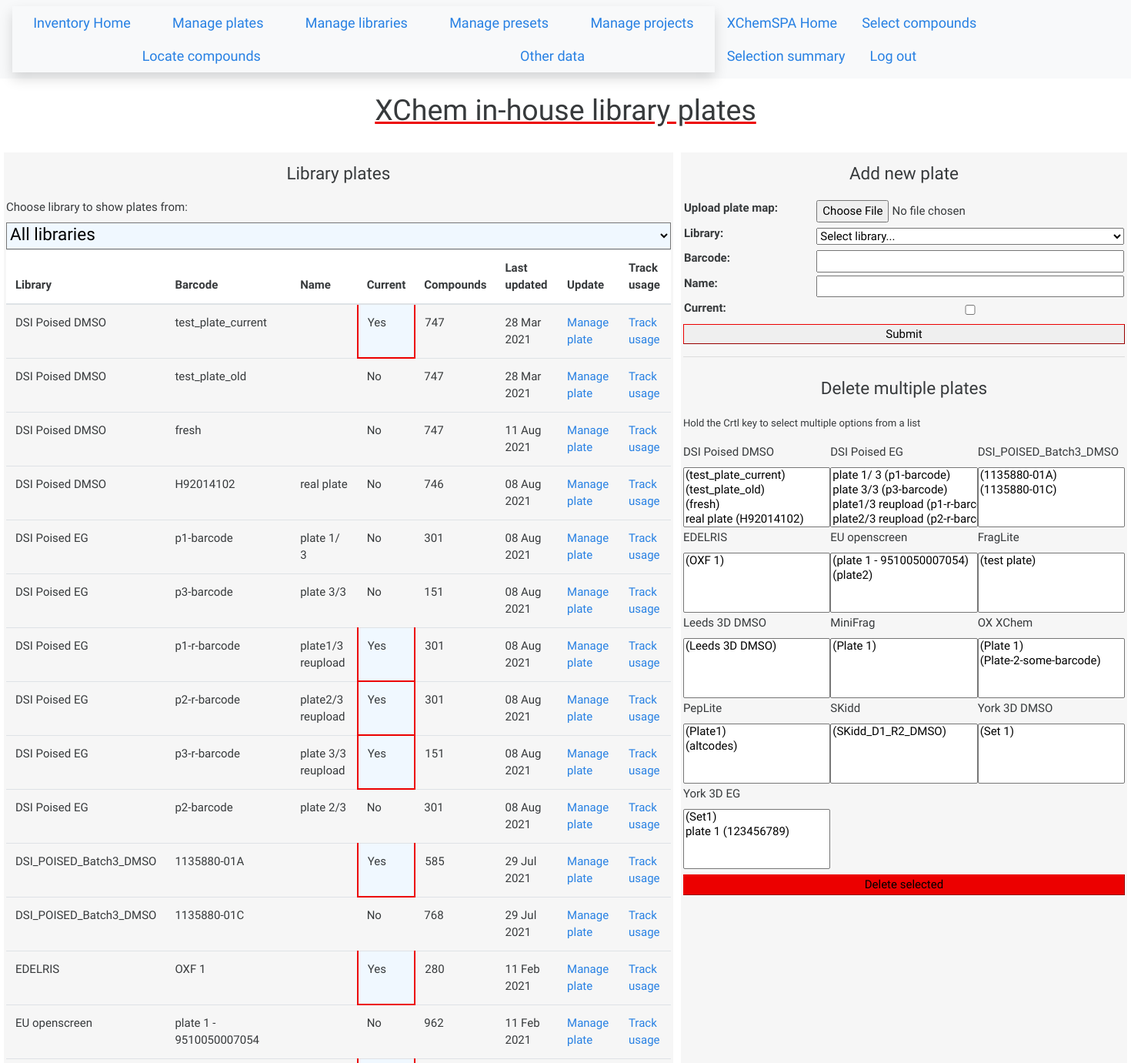
The page /inventory/plates/ (signed in, upper part) on the database as committed earlier.
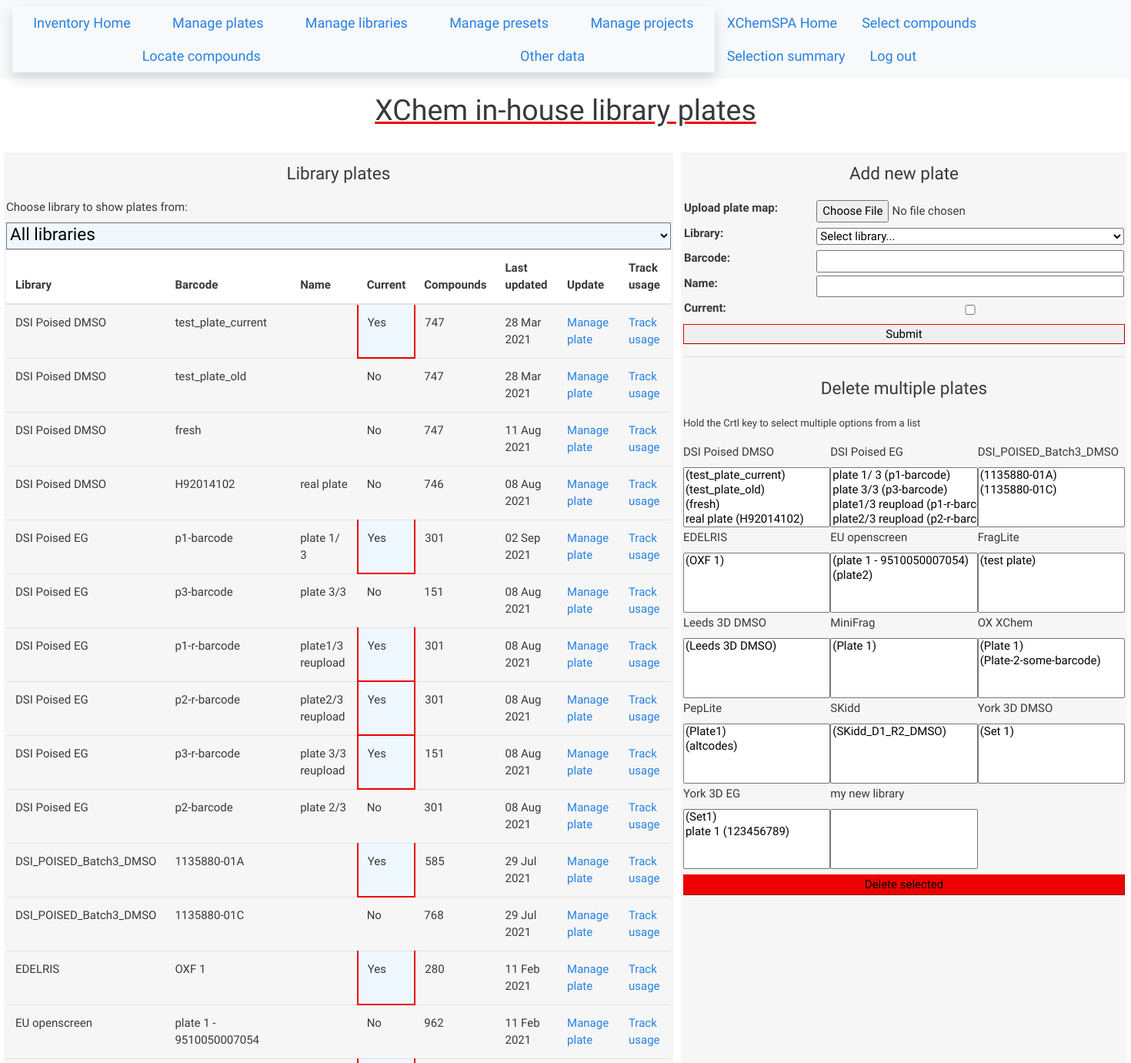
The same page on the database as committed later.
### API/models.py (models this page shows, shortened)
class Library(models.Model):
    name = models.CharField(max_length=100, blank=True, null=True)
    for_industry = models.BooleanField(default=False)
    public = models.BooleanField(default=False)

class LibraryPlate(models.Model):
    barcode = models.CharField(max_length=100, blank=True, null=True) #string to identify physical plate
    library = models.ForeignKey(Library, on_delete=models.PROTECT, related_name="plates" )
    current = models.BooleanField(default=True)
    last_tested =  models.DateField(auto_now=True)
    name = models.CharField(max_length=100, blank=True, null=True)
    unique_together = ['barcode', 'library']

### inventory/views/plates.py (the view)
# urls.py: path("plates/", plates.plates, name="plates"),
@staff_member_required
def plates(request):
	libraries = Library.objects.filter(public=True).order_by("name")
	plate_form = forms.LibraryPlateForm(libs=current_library_selection(True))
	return render(request, "inventory/plates.html", {"libraries": libraries, "plate_form" : plate_form})

### inventory/forms.py
class LibraryPlateForm(PlateUpdateForm):
	plate_map = forms.FileField(label='Upload plate map:', required=True)

### tools/uploads_downloads.py (called while the page is built)
def current_library_selection(boolean):
	if boolean == True:
		first_tuple = [("", "Select library...")]
	else:
		first_tuple = []
	return  first_tuple + [(library.id, library.name) for library in Library.objects.filter(public=True)]

### inventory/templates/inventory/plates.html (shortened to what this page needs)
{% extends "layout.html" %}
{% load static %}
  {% block main %}
  <main id="plates">
    <h1>XChem in-house library plates</h1>
    <section id="library-list">
      <h2>Library plates</h2>
      <label>Choose library to show plates from:</label>
      <select class="table-filter" name="library" onchange="showLibrary(value)">
        <option value="all" selected>All libraries</option>
      </select>
      <table id="table" class="table table-hover">
        <thead>
          <th>Library</th>
          <th>Barcode</th>
          <th>Name</th>
          <th>Current</th>
          <th>Compounds</th>
          <th>Last updated</th>
          <th>Update</th>
          <th>Track usage</th>
        </thead>
        <tbody>
          {% for library in libraries %}
            {% if library.plates.all|length > 0 %}
              {% for plate in library.plates.all %}
                <tr class="plate-row" data-lib="{{library.id}}">
                  <td>{{ library.name }}</td>
                  <td>{{ plate.barcode }}</td>
                   <td>{%if plate.name %}{{ plate.name }}{% endif %}</td>
                  {% if plate.current %}
                    <td class="highlight">Yes</td>
                    {% else %}
                    <td>No</td>
                  {% endif %}
                  <td>{{plate.compounds.count}}</td>
                  <td>{{ plate.last_tested|date:"d M Y" }}</td>
                  <td><a href="../update-plate/{{plate.id}}/">Manage plate</a></td>
                  <td><a href="../track-usage/{{plate.id}}/{{plate.last_tested|date:"Y-m-d"}}/general-view/">Track usage</a></td>
                </tr>
              {% endfor %}
            {% endif %}
          {% endfor %}
        </tbody>
      </table>
    </section>
    <section id="upload-form">
	  <div>
		  <h2>Add new plate</h2>
		  <form action="../add-plate/" method="post" enctype="multipart/form-data" >
			<table>
			{{ plate_form.as_table }}
			</table>
			<input type="submit" value="Submit" onclick="showOverlay(['id_plate_map', 'id_library', 'id_barcode'])">
		  </form>
	  </div>
	  <hr>
	   <div id="multi-delete-form">
		  <h2>Delete multiple plates</h2>
		  <form action="../delete-multiple-plates/" method="post">
			<p><small>Hold the Crtl key to select multiple options from a list</small></p>
			<div id="liblist">
				{% for library in libraries %}
				<div>
					<label>{{library.name}}</label>
					<select name="{{library.id}}" multiple>
						{% for plate in library.plates.all %}
						<option value="{{plate.id}}">{%if plate.name%}{{ plate.name }} {% endif %}({{ plate.barcode }})</option>
						{% endfor %}
					</select>
				</div>
				{% endfor%}
			</div>
			<button type="submit" class="delete-button" onclick="showOverlay([])">Delete selected</button>
		  </form>
	  </div>
    </section>
  </main>
  {% endblock %}

Rows that differ between the two databases and show on the page:
changed LibraryPlate "p1-barcode": last_tested "08 Aug 2021" → "02 Sep 2021"; current "No" → "Yes"
added Library: name "my new library", shown under "Delete multiple plates"
